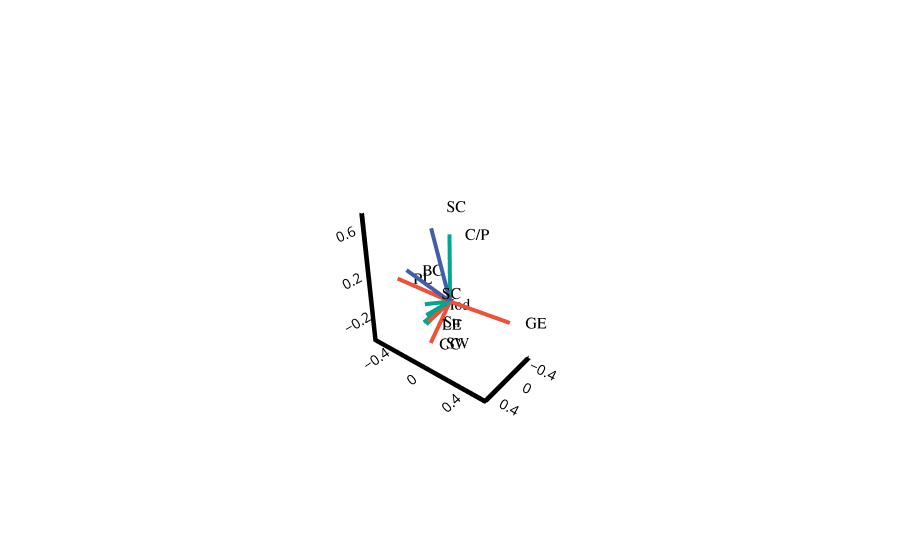

Notebook source saved alongside this figure:
### Code cell
### Figure 5a ###

# Standarize the scores
std_scores = pca_scores / np.std(pca_scores, axis=0)
std_loadings = pca_loadings * np.max(np.abs(pca_scores))


# Make abbreviations (note: these abbreviations were replaced with full labels in the figure)
predabb = ['GE', 'PL', 'SW','Str','Mod', 'C/P', 'SC', 'LE', 'CC', 'BC', 'SC']

# Create a 3D biplot
fig = go.Figure()

# Plot PCA loadings as lines
for i in range(len(measures)):
    text_position = 'middle right'  # Default text position

    # Change text position fo SC and CC for better visualization
    if predabb[i] == 'SC':
        text_position = 'top right'
    elif predabb[i] == 'CC':
        text_position = 'bottom right'

        
    fig.add_trace(go.Scatter3d(
        x=[0, pca_loadings[i, 0]],
        y=[0, pca_loadings[i, 1]],
        z=[0, pca_loadings[i, 2]],
        mode='lines+text',
        line=dict(color=get_line_color(i), width=8),
        showlegend=False,
        # Comment out these 6 lines to remove abberviations
        text=[None, predabb[i]],
        textposition=text_position,    
        textfont=dict(
            family="Arial, sans-serif",
            size=16,
            color='black')
    ))
fig.update_layout(
    scene=dict(
        xaxis=dict(
            title='',
            linecolor='black',
            tickcolor='black',
            linewidth=10,
            showgrid=False,
            showbackground=False,
            tickfont=dict(color='black', size=13), 
            titlefont=dict(color='black', size=30, family='Arial'),
            range = [-0.5,0.5],
            tickvals=[-0.4, 0, 0.4]
        ),
        yaxis=dict(
            title='',
            linecolor='black',
            tickcolor='black',
            linewidth=10,
            showgrid=False,
            showbackground=False,
            tickfont=dict(color='black', size=13), 
            titlefont=dict(color='black', size=30, family='Arial'),
            tickvals=[-0.4,0,0.4]
        ),
        zaxis=dict(
            title='',
            linecolor='black',
            tickcolor='black',
            linewidth=10,
            showgrid=False,
            showbackground=False,
            tickfont=dict(color='black', size=13), 
            titlefont=dict(color='black', size=30, family='Arial'),
            tickvals=[-0.2,0.2,0.6]
        )
    ),
    scene_camera=dict(
        eye=dict(x=2.5, y=2, z=2) 
    )
)
# Show the plot
fig.show()

### Figure 1 — Plotly figure (JSON) as saved in the notebook; plotly's stock layout.template omitted (floating-point values rounded to 4 significant figures)
{"data": [{"line": {"color": "#ee5038", "width": 8}, "mode": "lines+text", "showlegend": false, "text": [null, "GE"], "textfont": {"color": "black", "family": "Arial, sans-serif", "size": 16}, "textposition": "middle right", "type": "scatter3d", "x": [0, -0.02414], "y": [0, 0.5541], "z": [0, 0.03053]}, {"line": {"color": "#ee5038", "width": 8}, "mode": "lines+text", "showlegend": false, "text": [null, "PL"], "textfont": {"color": "black", "family": "Arial, sans-serif", "size": 16}, "textposition": "middle right", "type": "scatter3d", "x": [0, 0.04664], "y": [0, -0.5552], "z": [0, 0.02346]}, {"line": {"color": "#ee5038", "width": 8}, "mode": "lines+text", "showlegend": false, "text": [null, "SW"], "textfont": {"color": "black", "family": "Arial, sans-serif", "size": 16}, "textposition": "middle right", "type": "scatter3d", "x": [0, 0.12], "y": [0, -0.1528], "z": [0, -0.4524]}, {"line": {"color": "#ee5038", "width": 8}, "mode": "lines+text", "showlegend": false, "text": [null, "Str"], "textfont": {"color": "black", "family": "Arial, sans-serif", "size": 16}, "textposition": "middle right", "type": "scatter3d", "x": [0, 0.4828], "y": [0, 0.03111], "z": [0, -0.0125]}, {"line": {"color": "#00a78e", "width": 8}, "mode": "lines+text", "showlegend": false, "text": [null, "Mod"], "textfont": {"color": "black", "family": "Arial, sans-serif", "size": 16}, "textposition": "middle right", "type": "scatter3d", "x": [0, -0.0572], "y": [0, -0.3081], "z": [0, -0.1733]}, {"line": {"color": "#00a78e", "width": 8}, "mode": "lines+text", "showlegend": false, "text": [null, "C/P"], "textfont": {"color": "black", "family": "Arial, sans-serif", "size": 16}, "textposition": "middle right", "type": "scatter3d", "x": [0, -0.1143], "y": [0, -0.06364], "z": [0, 0.5474]}, {"line": {"color": "#00a78e", "width": 8}, "mode": "lines+text", "showlegend": false, "text": [null, "SC"], "textfont": {"color": "black", "family": "Arial, sans-serif", "size": 16}, "textposition": "top right", "type": "scatter3d", "x": [0, 0.4712], "y": [0, 0.009789], "z": [0, 0.03517]}, {"line": {"color": "#00a78e", "width": 8}, "mode": "lines+text", "showlegend": false, "text": [null, "LE"], "textfont": {"color": "black", "family": "Arial, sans-serif", "size": 16}, "textposition": "middle right", "type": "scatter3d", "x": [0, 0.4815], "y": [0, 0.01062], "z": [0, -0.04709]}, {"line": {"color": "#00a78e", "width": 8}, "mode": "lines+text", "showlegend": false, "text": [null, "CC"], "textfont": {"color": "black", "family": "Arial, sans-serif", "size": 16}, "textposition": "bottom right", "type": "scatter3d", "x": [0, 0.4802], "y": [0, -0.01412], "z": [0, -0.04053]}, {"line": {"color": "#405eaa", "width": 8}, "mode": "lines+text", "showlegend": false, "text": [null, "BC"], "textfont": {"color": "black", "family": "Arial, sans-serif", "size": 16}, "textposition": "middle right", "type": "scatter3d", "x": [0, -0.05642], "y": [0, -0.5067], "z": [0, 0.0952]}, {"line": {"color": "#405eaa", "width": 8}, "mode": "lines+text", "showlegend": false, "text": [null, "SC"], "textfont": {"color": "black", "family": "Arial, sans-serif", "size": 16}, "textposition": "top right", "type": "scatter3d", "x": [0, 0.214], "y": [0, -0.06468], "z": [0, 0.6707]}], "layout": {"scene": {"camera": {"eye": {"x": 2.5, "y": 2, "z": 2}}, "xaxis": {"linecolor": "black", "linewidth": 10, "range": [-0.5, 0.5], "showbackground": false, "showgrid": false, "tickcolor": "black", "tickfont": {"color": "black", "size": 13}, "tickvals": [-0.4, 0, 0.4], "title": {"font": {"color": "black", "family": "Arial", "size": 30}, "text": ""}}, "yaxis": {"linecolor": "black", "linewidth": 10, "showbackground": false, "showgrid": false, "tickcolor": "black", "tickfont": {"color": "black", "size": 13}, "tickvals": [-0.4, 0, 0.4], "title": {"font": {"color": "black", "family": "Arial", "size": 30}, "text": ""}}, "zaxis": {"linecolor": "black", "linewidth": 10, "showbackground": false, "showgrid": false, "tickcolor": "black", "tickfont": {"color": "black", "size": 13}, "tickvals": [-0.2, 0.2, 0.6], "title": {"font": {"color": "black", "family": "Arial", "size": 30}, "text": ""}}}}}
